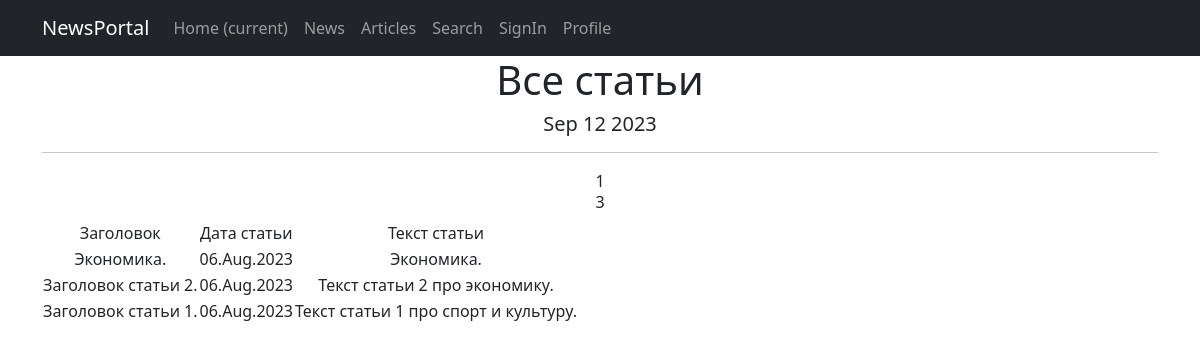
The page /articles/ (signed in) on the database as committed earlier.
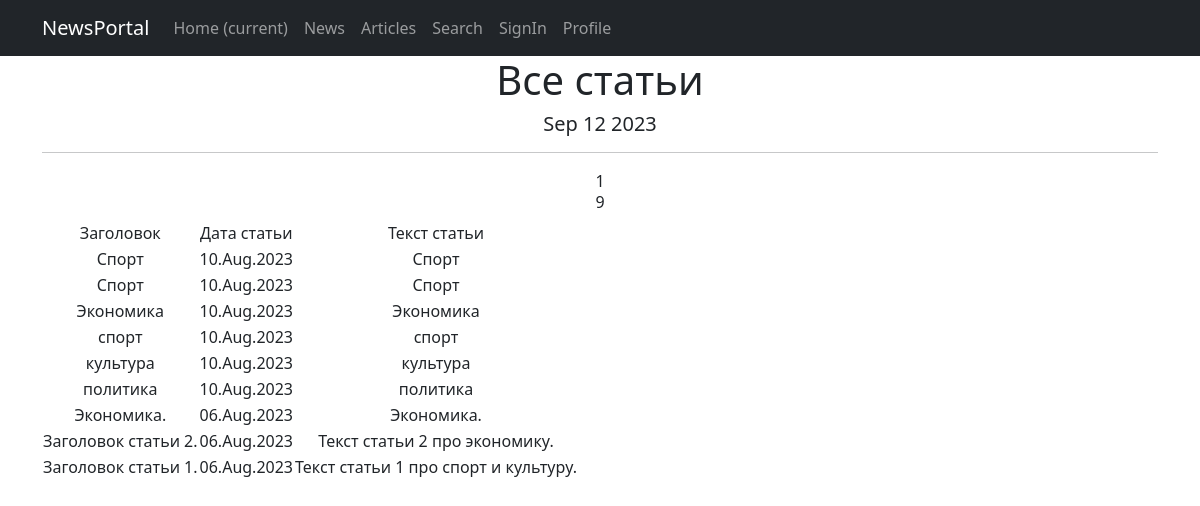
The same page on the database as committed later.
### news/models.py (models this page shows, shortened)
class Post(models.Model):
    article = 'AR'
    news = 'NE'
    POSITIONS = [
        (article, 'Статья'),
        (news, 'Новости')
    ]
    post_type = models.CharField(max_length=2, choices=POSITIONS, default=news)
    created = models.DateTimeField(auto_now_add=True)
    title = models.CharField(max_length=255)
    text = models.TextField()
    post_rating = models.IntegerField(default=0)
    author = models.ForeignKey(Author, on_delete=models.CASCADE)
    category = models.ManyToManyField(Category, through='PostCategory')

### news/views.py (the view)
# urls.py: path('articles/', cache_page(60*5)(ArticlesList.as_view()), name='articles_list'),
class ArticlesList(LoginRequiredMixin, ListView):
    model = Post
    template_name = 'articles/all_articles.html'
    context_object_name = 'posts'
    paginate_by = 10
    def get_queryset(self):
        queryset = super().get_queryset().filter(post_type='AR')
        return queryset.order_by('-created')

### news/templatetags/custom_filters.py (called while the page is built)
@register.filter()
def censor(value):
    words = value.split()
    result = []
    for word in words:
        if word in bad_words:
            result.append(word[0] + "*"*(len(word)-2) + word[-1])
        else:
            result.append(word)
    return " ".join(result)

### news/templatetags/custom_tags.py (called while the page is built)
@register.simple_tag()
def current_time(format_string='%b %d %Y'):
    return datetime.utcnow().strftime(format_string)

### templates/articles/all_articles.html (shortened to what this page needs)
{% extends 'flatpages/default.html' %}
{% load custom_filters %}
{% load custom_tags %}
{% block content %}
    <h1>Все статьи</h1>
    <h5>{% current_time '%b %d %Y' %}</h5>
    <hr>
    {{ page_obj.number }}
    {% if posts %}
        <h6>{{ posts|length }}</h6>
        <table>
            <tr>
                <td>Заголовок</td>
                <td>Дата статьи</td>
                <td>Текст статьи</td>
            </tr>
            {% for post in posts %}
            <tr>
                <td>{{ post.title|censor }}</td>
                <td>{{ post.created|date:'d.M.Y' }}</td>
                <td>{{ post.text|truncatewords:20|censor }}</td>
            </tr>
            {% endfor %}
        </table>
    {% else %}
        <h2>Статей нет!</h2>
    {% endif %}
{% endblock content %}

Rows that differ between the two databases and show on the page:
added Post: title|censor "Спорт", created "10.Aug.2023", text|censor "Спорт"
added Post: title|censor "Спорт", created "10.Aug.2023", text|censor "Спорт"
added Post: title|censor "Экономика", created "10.Aug.2023", text|censor "Экономика"
added Post: title|censor "спорт", created "10.Aug.2023", text|censor "спорт"
added Post: title|censor "культура", created "10.Aug.2023", text|censor "культура"
added Post: title|censor "политика", created "10.Aug.2023", text|censor "политика"
Other text that changed with them:
{{ posts|length }}: "3" → "9"
